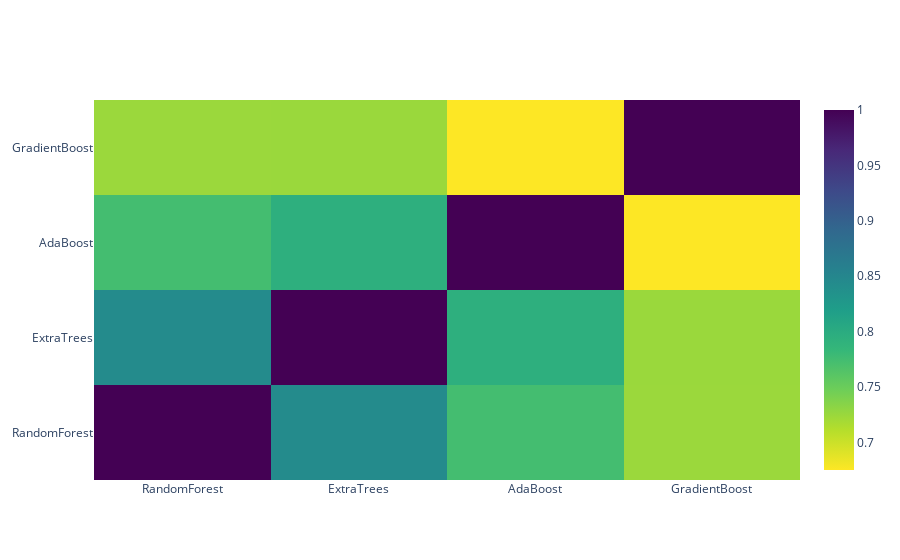

Here is the notebook cell this chart was saved with:
### Code cell
data = [
    go.Heatmap(
        z= base_predictions_train.astype(float).corr().values ,
        x=base_predictions_train.columns.values,
        y= base_predictions_train.columns.values,
          colorscale='Viridis',
            showscale=True,
            reversescale = True
    )
]
py.iplot(data, filename='labelled-heatmap')

### Figure 1 — Plotly figure (JSON) as saved in the notebook; plotly's stock layout.template omitted (floating-point values rounded to 4 significant figures)
{"data": [{"colorscale": [[0, "#440154"], [0.1111, "#482878"], [0.2222, "#3e4989"], [0.3333, "#31688e"], [0.4444, "#26828e"], [0.5556, "#1f9e89"], [0.6667, "#35b779"], [0.7778, "#6ece58"], [0.8889, "#b5de2b"], [1, "#fde725"]], "reversescale": true, "showscale": true, "type": "heatmap", "x": ["RandomForest", "ExtraTrees", "AdaBoost", "GradientBoost"], "y": ["RandomForest", "ExtraTrees", "AdaBoost", "GradientBoost"], "z": [[1, 0.8444, 0.7736, 0.7244], [0.8444, 1, 0.7947, 0.7247], [0.7736, 0.7947, 1, 0.6751], [0.7244, 0.7247, 0.6751, 1]]}], "layout": {}}
